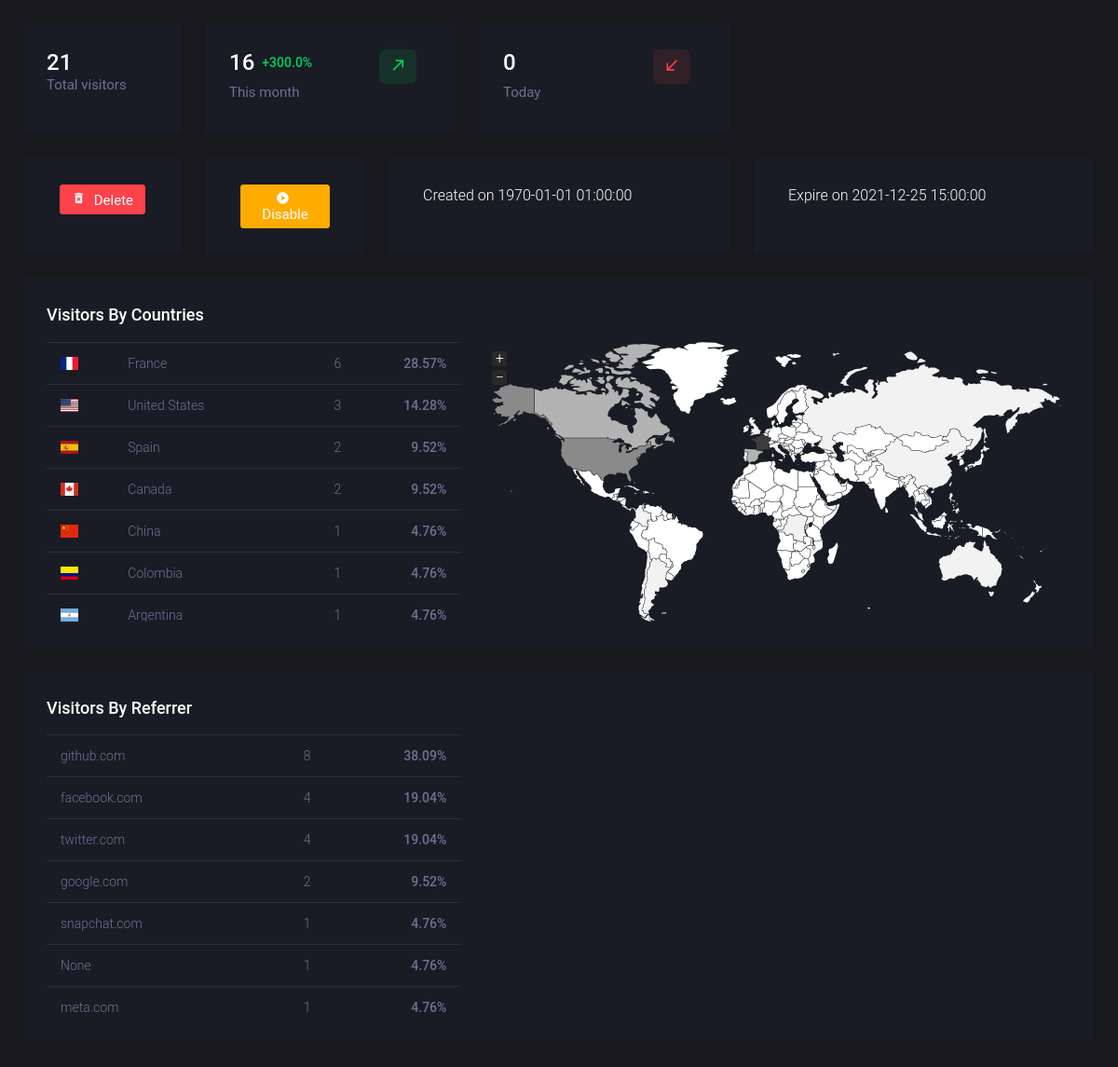
Screenshot of /dashboard/links/1W1tT4U6 (signed in) with the database file from the repository.
### backend_db.py (models this page shows, shortened)
class Visitor(db.Model):
	__tablename__ = "visitors"
	id = db.Column(db.Integer, primary_key=True, unique=True, nullable=False)
	visited = db.Column(db.String, db.ForeignKey('links.code'), nullable=False)
	visited_ = db.relationship("Link", backref="visitors.visited")
	visite_date = db.Column(db.DateTime, nullable=False)
	ip = db.Column(db.String, nullable=False)
	referred_from = db.Column(db.String)
	continent = db.Column(db.String)
	country = db.Column(db.String)
	city = db.Column(db.String)
	using_cellular = db.Column(db.Boolean, nullable=False)
	under_proxy = db.Column(db.Boolean, nullable=False)

### frontend.py (the view)
@app.route('/dashboard/links/<code>')
@backend.isLoggedIn
def dashboard_links(code):
	l = backend.loadLinkByCode(code)
	return render_template("dash_links.html", link=l)

### backend.py (called while the page is built)
def isLoggedIn(f):
	@wraps(f)
	def wrap_isloggedin(*args, **kwargs):
		req_ip = request.remote_addr
		is_logged = True if session.get('loggedin') else False
		if not is_logged:
			return redirect(f"/login?r={request.path}")
		return f(*args, **kwargs)
	return wrap_isloggedin

### templates/dash_links.html (shortened to what this page needs)
<!DOCTYPE html>
<html>
<head>
	<link rel="stylesheet" type="text/css" href="{{url_for('static', filename='css/style.css')}}">
	<link rel="stylesheet" type="text/css" href="{{url_for('static', filename='vendors/jvectormap/jquery-jvectormap.css')}}">
	<link rel="stylesheet" type="text/css" href="{{url_for('static', filename='vendors/jvectormap/jquery-jvectormap.css')}}">
	<link rel="stylesheet" type="text/css" href="{{url_for('static', filename='vendors/flag-icon-css/css/flag-icon.min.css')}}">
	<link rel="stylesheet" type="text/css" href="{{url_for('static', filename='vendors/mdi/css/materialdesignicons.min.css')}}">
</head>
<body>
<div style="padding: 1.5rem">
	<div class="row">
		<div class="col-xl-2 col-sm-3 grid-margin stretch-card">
			<div class="card">
				<div class="card-body">
				<div class="row">
					<div class="col-8">
						<div class="d-flex align-items-center align-self-start">
							<h3 class="mb-0">{{link.views}}</h3>
						</div>
					</div>
				</div>
				<h6 class="text-muted font-weight-normal">Total visitors</h6>
				</div>
			</div>
		</div>
		<div class="col-xl-3 col-sm-4 grid-margin stretch-card">
			<div class="card">
				<div class="card-body">
				<div class="row">
					<div class="col-8">
						<div class="d-flex align-items-center align-self-start">
							<h3 class="mb-0">{{link.n_visitors['month']}}</h3>
							{% if link.n_visitors['month'] > link.n_visitors['last_month'] %}
							<p class="text-success ml-2 mb-0 font-weight-medium">+{{0 if link.n_visitors['last_month'] == 0 else (100*(link.n_visitors['last_month']-link.n_visitors['month'])/link.n_visitors['last_month'])|abs()|round(2, 'floor')}}%</p>
							{% endif %}
						</div>
					</div>
					<div class="col-1">
						{% if link.n_visitors['month'] > link.n_visitors['last_month'] %}
						<div class="icon icon-box-success">
							<span class="mdi mdi-arrow-top-right icon-item"></span>
						</div>
						{% else %}
						<div class="icon icon-box-danger">
							<span class="mdi mdi-arrow-bottom-left icon-item"></span>
						</div>
						{% endif %}
					</div>
				</div>
				<h6 class="text-muted font-weight-normal">This month</h6>
				</div>
			</div>
		</div>
		<div class="col-xl-3 col-sm-4 grid-margin stretch-card">
			<div class="card">
				<div class="card-body">
				<div class="row">
					<div class="col-8">
						<div class="d-flex align-items-center align-self-start">
							<h3 class="mb-0">{{link.n_visitors['day']}}</h3>
						</div>
					</div>
					<div class="col-1">
						{% if link.n_visitors['day'] > link.n_visitors['last_day'] %}
						<div class="icon icon-box-success">
							<span class="mdi mdi-arrow-top-right icon-item"></span>
						</div>
						{% else %}
						<div class="icon icon-box-danger">
							<span class="mdi mdi-arrow-bottom-left icon-item"></span>
						</div>
						{% endif %}
					</div>
				</div>
				<h6 class="text-muted font-weight-normal">Today</h6>
				</div>
			</div>
		</div>
	</div>
	<div class="row">
		<div class="col-xl-2 col-sm-3 grid-margin stretch-card">
			<div class="card">
				<div class="card-body">
					<div class="col d-flex justify-content-center align-items-center">
						<form action="{{request.path}}/delete" method="POST" id="delete-form">
							{% if link.status == -1 %}
							<button class="btn btn-danger disabled" disabled type="submit" id="delete-link">
								<i class="mdi mdi-delete-forever"></i>
								<span>Delete</span>
							</button>
							{% else %}
							<button class="btn btn-danger" type="submit" id="delete-link">
								<i class="mdi mdi-delete-forever"></i>
								<span>Delete</span>
							</button>
							{% endif %}
						</form>
					</div>
				</div>
			</div>
		</div>
		<div class="col-xl-2 col-sm-3 grid-margin stretch-card">
			<div class="card">
				<div class="card-body">
					<div class="col d-flex justify-content-center align-items-center">
							{% if link.status == 1 %}
								{% if link.status == -1 %}
								<form action="{{request.path}}/enable" method="POST">
									<button class="btn btn-success disabled" disabled type="submit" id="enable-link">
										<i class="mdi mdi-play-circle"></i>
										<span>Enable</span>
									</button>
								</form>
								{% else %}
								<form action="{{request.path}}/enable" method="POST">
									<button class="btn btn-success" type="submit" id="enable-link">
										<i class="mdi mdi-play-circle"></i>
										<span>Enable</span>
									</button>
								</form>
								{% endif %}
							{% else %}
								{% if link.status == -1 %}
								<form action="{{request.path}}/disable" method="POST">
									<button class="btn btn-warning disabled" disabled type="submit" id="disable-link">
										<i class="mdi mdi-play-circle"></i>
										<span>Disable</span>
									</button>
								</form>
								{% else %}
								<form action="{{request.path}}/disable" method="POST">
									<button class="btn btn-warning" type="submit" id="disable-link">
										<i class="mdi mdi-play-circle"></i>
										<span>Disable</span>
									</button>
								</form>
								{% endif %}
							{% endif %}
					</div>
				</div>
			</div>
		</div>
		<div class="col-xl-4 col-sm-3 grid-margin stretch-card">
			<div class="card">
				<div class="card-body">
					<div class="col">
						<span>Created on {{link.created}}</span>
					</div>
				</div>
			</div>
		</div>
		<div class="col-xl-4 col-sm-3 grid-margin stretch-card">
			<div class="card">
				<div class="card-body">
					<div class="col">
						<span>Expire on {{link.expires}}</span>
					</div>
				</div>
			</div>
		</div>
	</div>
	<div class="row grid-margin">
		<div class="col-12">
			<div class="card">
				<div class="card-body">
					<h4 class="card-title">Visitors by Countries</h4>
					<div class="row">
						<div class="col-md-5" style="max-height: 300px;">
							<div class="table-responsive" style="max-height: inherit;">
								<table class="table">
									<tbody>
										{% for country in link.visitors_country_list.values() %}
										<tr>
											<td><i class="flag-icon flag-icon-{{country.code.lower()}}"></i></td>
											<td>{{country.name}}</td>
											<td class="text-right">{{country.n_visitors}}</td>
											<td class="text-right font-weight-medium">{{country.prct_visitors|round(2, 'floor')}}%</td>
										</tr>
										{% endfor %}
									</tbody>
								</table>
							</div>
						</div>
						<div class="col-md-7">
							<div id="audience-map" class="vector-map"></div>
						</div>
					</div>
				</div>
			</div>
		</div>
	</div>
	<div class="row grid-margin">
		<div class="col-12">
			<div class="card">
				<div class="card-body">
					<h4 class="card-title">Visitors by referrer</h4>
					<div class="row" style="max-height: 300px;">
						<div class="col-md-5" style="max-height: inherit;">
							<div class="table-responsive" style="max-height: inherit;">
								<table class="table">
									<tbody>
										{% for referrer in link.visitors_referrer_list.values() %}
										<tr>
											<td>{{referrer.name}}</td>
											<td class="text-right">{{referrer.n_visitors}}</td>
											<td class="text-right font-weight-medium">{{referrer.prct_visitors|round(2, 'floor')}}%</td>
										</tr>
										{% endfor %}
									</tbody>
								</table>
							</div>
						</div>
					</div>
				</div>
			</div>
		</div>
	</div>
</div>
</body>
</html>

### rows the page displays
Visitor: shows a picture, name "France", n_visitors "6", prct_visitors "28.57", name "facebook.com", n_visitors "4", prct_visitors "19.04"
Visitor: shows a picture, name "United States", n_visitors "3", prct_visitors "14.28", name "twitter.com", n_visitors "4", prct_visitors "19.04"
Visitor: shows a picture, name "Spain", n_visitors "2", prct_visitors "9.52"
Visitor: shows a picture, name "Canada", n_visitors "2", prct_visitors "9.52"
Visitor: shows a picture, name "China", n_visitors "1", prct_visitors "4.76", name "snapchat.com"
Visitor: shows a picture, name "Colombia", n_visitors "1", prct_visitors "4.76"
Visitor: shows a picture, name "Argentina", n_visitors "1", prct_visitors "4.76"
Visitor: name "github.com", n_visitors "8", prct_visitors "38.09"
Visitor: name "google.com", n_visitors "2", prct_visitors "9.52"
Visitor: name "meta.com", n_visitors "1", prct_visitors "4.76"

### other values shown
{{ link.views }} "21"
{{ link.n_visitors['month'] }} "16"
{{ link.n_visitors['day'] }} "0"
{{ link.created }} "1970-01-01 01:00:00"
{{ link.expires }} "2021-12-25 15:00:00"
{{ referrer.name }} "None"
{{ referrer.n_visitors }} "1"
{{ referrer.prct_visitors|round(2, 'floor') }} "4.76"
